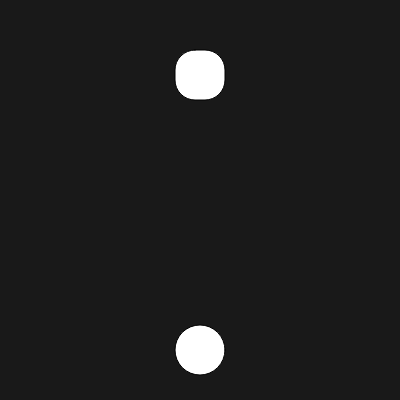
Frame 1 (no input)
Frame 60 (no input): identical to frame 1, image omitted
Frame 120 (the mouse pressed at the canvas centre since frame 60): identical to frame 1, image omitted

The p5.js sketch that drew this single still picture (run headless with seeded random() and noise() and a simulated clock; from frame 60 on, the mouse is pressed at the canvas centre):

// p5.js sketch
// ── sketch.js
/* 
    Equipe: 
        Luiza Bastos Moreno - Subturma A (Líder) 
        Adalgisa Onofre de Araújo Neta - Subturma A 
        Etapas 1, 2, 3 e 4
*/

var x= 200;
var y= 350;
var y1=50;
var xd= 0;
var yd= 0;
var estadoDisparo= false;

function setup() {
  createCanvas(400, 400);
}

function draw() {
  background(25);
  
  /* Etapas 1 e 2 - Movimentação com as teclas de setas */
  
   if (keyIsDown(LEFT_ARROW)) {
    x=x-2;
  }
   if (keyIsDown(RIGHT_ARROW)) {
    x=x+2;
  }
   if (keyIsDown(DOWN_ARROW)) {
    y1= y1+2;
  }
   if (keyIsDown(UP_ARROW)) {
    y1= y1-2;
  }
  
  ellipse(x, y, 50, 50)
  
  square(175, y1, 50, 20);
  
  /* Etapas 3 e 4 - Objeto aparecer tempos depois e fazer disparos */
  
  if(x>500){
    x = - random(1000)
    console.log(x)
  }
  if(y1>500){
    y1 = - random(1000)
    console.log(y1)
  }
  if(keyIsDown(CONTROL) && estadoDisparo== false){
    xd= x;
    yd= y;
    estadoDisparo= true
  }
  if(estadoDisparo== true){
    ellipse(xd, yd, 3, 3)
    yd= yd - 10
    
    if(yd<0){
      estadoDisparo== false
    }
  }
  
}
